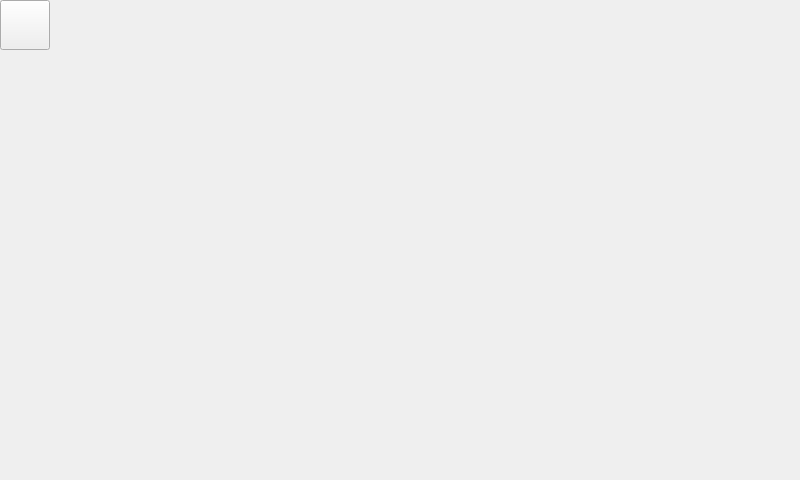
<?xml version="1.0" encoding="UTF-8"?>
<ui version="4.0">
 <class>MainWindow</class>
 <widget class="QMainWindow" name="MainWindow">
  <property name="geometry">
   <rect>
    <x>0</x>
    <y>0</y>
    <width>800</width>
    <height>480</height>
   </rect>
  </property>
  <property name="windowTitle">
   <string>Music</string>
  </property>
  <widget class="QWidget" name="centralWidget">
   <widget class="QWidget" name="horizontalLayoutWidget">
    <property name="geometry">
     <rect>
      <x>190</x>
      <y>180</y>
      <width>351</width>
      <height>111</height>
     </rect>
    </property>
    <layout class="QHBoxLayout" name="horizontalLayout">
     <item>
      <widget class="QPushButton" name="bt_music_play">
       <property name="sizePolicy">
        <sizepolicy hsizetype="Minimum" vsizetype="Preferred">
         <horstretch>0</horstretch>
         <verstretch>0</verstretch>
        </sizepolicy>
       </property>
       <property name="text">
        <string/>
       </property>
       <property name="icon">
        <iconset resource="picture/button.qrc">
         <normaloff>:/button/bt_play.png</normaloff>:/button/bt_play.png</iconset>
       </property>
       <property name="iconSize">
        <size>
         <width>100</width>
         <height>100</height>
        </size>
       </property>
       <property name="flat">
        <bool>true</bool>
       </property>
      </widget>
     </item>
     <item>
      <widget class="QPushButton" name="bt_music_stop">
       <property name="sizePolicy">
        <sizepolicy hsizetype="Minimum" vsizetype="Preferred">
         <horstretch>0</horstretch>
         <verstretch>0</verstretch>
        </sizepolicy>
       </property>
       <property name="text">
        <string/>
       </property>
       <property name="icon">
        <iconset resource="picture/button.qrc">
         <normaloff>:/button/bt_stop.png</normaloff>:/button/bt_stop.png</iconset>
       </property>
       <property name="iconSize">
        <size>
         <width>100</width>
         <height>100</height>
        </size>
       </property>
       <property name="flat">
        <bool>true</bool>
       </property>
      </widget>
     </item>
    </layout>
   </widget>
   <widget class="QPushButton" name="bt_music_quit">
    <property name="geometry">
     <rect>
      <x>0</x>
      <y>0</y>
      <width>50</width>
      <height>50</height>
     </rect>
    </property>
    <property name="text">
     <string/>
    </property>
    <property name="icon">
     <iconset resource="picture/button.qrc">
      <normaloff>:/button/bt_quit.png</normaloff>:/button/bt_quit.png</iconset>
    </property>
    <property name="iconSize">
     <size>
      <width>50</width>
      <height>50</height>
     </size>
    </property>
   </widget>
  </widget>
 </widget>
 <layoutdefault spacing="6" margin="11"/>
 <resources>
  <include location="picture/button.qrc"/>
 </resources>
 <connections/>
</ui>
